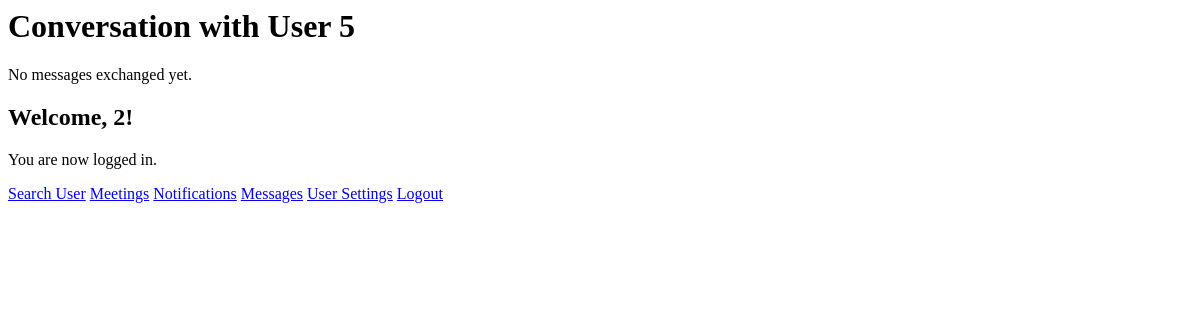
Before: /view_conversation.php?user_id=5 (signed in) with the older database file.
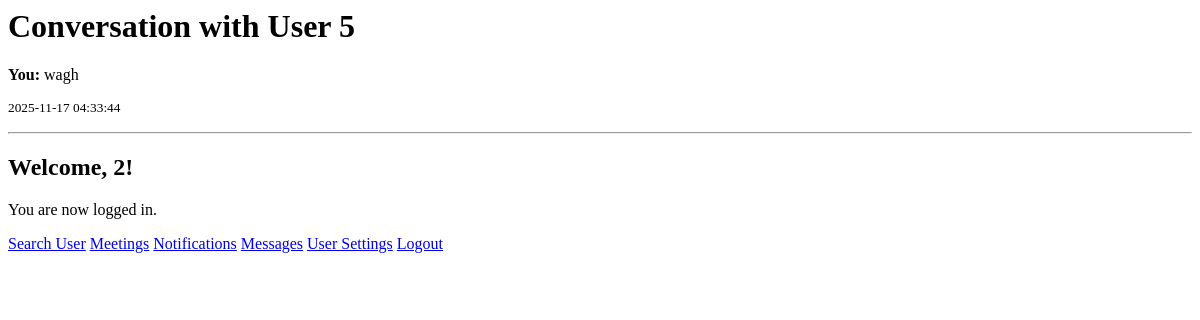
After: the same page with the newer database file.
### tables this page shows
CREATE TABLE "messages" (
	"id"	INTEGER,
	"sender_id"	INTEGER NOT NULL,
	"receiver_id"	INTEGER NOT NULL,
	"message"	TEXT NOT NULL,
	"created_at"	DATETIME DEFAULT CURRENT_TIMESTAMP,
	PRIMARY KEY("id" AUTOINCREMENT),
	FOREIGN KEY("receiver_id") REFERENCES "Users"("id"),
	FOREIGN KEY("sender_id") REFERENCES "Users"("id")
);

### view_conversation.php (the view, shortened to what this page needs)
<?php
$user_id = $_SESSION['user'];
$other_user_id = $_GET['user_id'];
try {
    $db = new PDO('sqlite:360DB.db');
    $db->setAttribute(PDO::ATTR_ERRMODE, PDO::ERRMODE_EXCEPTION);
    $query = "
        SELECT sender_id, receiver_id, message, created_at
        FROM messages
        WHERE (sender_id = :user_id AND receiver_id = :other_user_id)
        OR (sender_id = :other_user_id AND receiver_id = :user_id)
        ORDER BY created_at DESC
    ";
    $stmt = $db->prepare($query);
    $stmt->bindValue(':user_id', $user_id, PDO::PARAM_INT);
    $stmt->bindValue(':other_user_id', $other_user_id, PDO::PARAM_INT);
    $stmt->execute();
    $messages = $stmt->fetchAll(PDO::FETCH_ASSOC);
    echo "<h1>Conversation with User $other_user_id</h1>";
    if ($messages) {
        foreach ($messages as $message) {
            $sender = ($message['sender_id'] == $user_id) ? "You" : "User $message[sender_id]";
            echo "<div class='message'>";
            echo "<p><strong>$sender:</strong> " . htmlspecialchars($message['message']) . "</p>";
            echo "<p><small>" . htmlspecialchars($message['created_at']) . "</small></p>";
            echo "</div><hr>";
        }
    } else {
        echo "<p>No messages exchanged yet.</p>";
    }
} catch (PDOException $e) {
    echo "Connection failed: " . $e->getMessage();
}
?>
<!DOCTYPE html>
<html lang="en">
<head>
</head>
<body>
    <h2>Welcome, <?= htmlspecialchars($_SESSION['user']) ?>!</h2>
    <p>You are now logged in.</p>
    <a href="usersearch.php">Search User</a>
    <a href="view_meetings.php">Meetings</a>
    <a href="notifications.php">Notifications</a>
    <a href="messages.php">Messages</a>
    <a href="settings.php">User Settings</a>
    <a href="logout.php">Logout</a>
</body>
</html>

Changed rows visible on the page:
added messages: sender "You", message "wagh", created_at "2025-11-17 04:33:44"
Other visible differences:
text no longer shown: "No messages exchanged yet."
